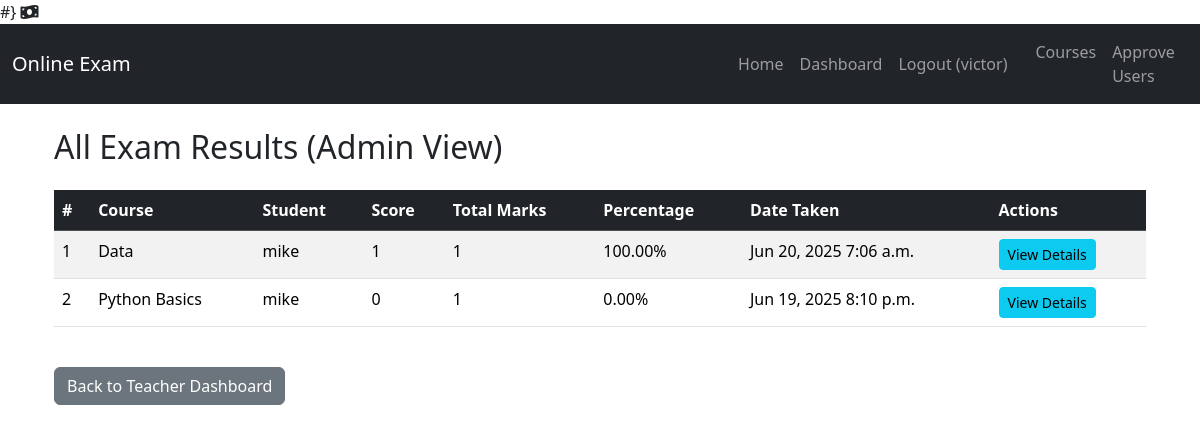
Before: /teacher/results/ (signed in) with the older database file.
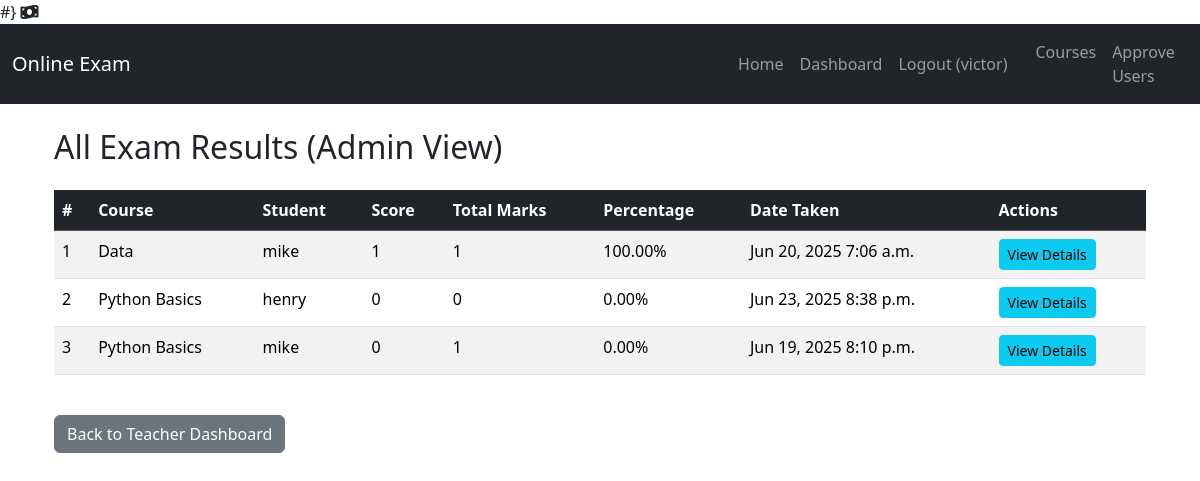
After: the same page with the newer database file.
### exam_app/models.py (models this page shows, shortened)
class Result(models.Model):
    student = models.ForeignKey(User, on_delete=models.CASCADE, limit_choices_to={'is_student': True})
    course = models.ForeignKey(Course, on_delete=models.CASCADE)
    exam = models.OneToOneField(Exam, on_delete=models.CASCADE, primary_key=True) # One result per exam attempt
    score = models.IntegerField()
    total_marks = models.IntegerField()
    percentage = models.FloatField()
    date_achieved = models.DateTimeField(auto_now_add=True)
    class Meta:
        ordering = ['-date_achieved'] # Order results by most recent first

class Course(models.Model):
    name = models.CharField(max_length=200)
    description = models.TextField(blank=True)
    teacher = models.ForeignKey(User, on_delete=models.CASCADE, limit_choices_to={'is_teacher': True})
    is_active = models.BooleanField(default=True) # <-- Add this line
    time_limit_minutes = models.PositiveIntegerField(
        default=60, # Default to 60 minutes (1 hour)
        validators=[MinValueValidator(5), MaxValueValidator(240)], # Min 5 mins, Max 4 hours
        help_text="Time limit for the exam in minutes (e.g., 60 for 1 hour)."
    )
    created_at = models.DateTimeField(auto_now_add=True)
    updated_at = models.DateTimeField(auto_now=True)
    class Meta:
        unique_together = ('name', 'teacher') # Ensure a teacher cannot have two courses with the same name
        ordering = ['name']

class User(AbstractUser):
    is_student = models.BooleanField(default=False)
    is_teacher = models.BooleanField(default=False)
    approved = models.BooleanField(default=False)
    groups = models.ManyToManyField(
        'auth.Group',
        related_name='exam_app_users_groups', # Unique related_name for groups
        blank=True,
        help_text='The groups this user belongs to. A user will get all permissions granted to each of their groups.',
        related_query_name='user',
    )
    user_permissions = models.ManyToManyField(
        'auth.Permission',
        related_name='exam_app_users_permissions', # Unique related_name for user_permissions
        blank=True,
        help_text='Specific permissions for this user.',
        related_query_name='user',
    )

### exam_app/views.py (the view)
# urls.py: path('teacher/results/', views.teacher_results_dashboard, name='teacher_results_dashboard'),
def teacher_results_dashboard(request):
    if request.user.is_superuser or request.user.is_staff: # Admin/Staff can see all results
        results = Result.objects.all().select_related('student', 'course', 'exam').order_by('course__name', 'student__username', '-date_achieved')
        page_title = 'All Exam Results (Admin View)'
    else: # Regular Teacher sees only their courses
        teacher_courses = Course.objects.filter(teacher=request.user)
        results = Result.objects.filter(course__in=teacher_courses).select_related('student', 'course', 'exam').order_by('course__name', 'student__username', '-date_achieved')
        page_title = 'My Course Exam Results'
    context = {
        'results': results,
        'page_title': page_title
    }
    return render(request, 'teachers/teacher_results_dashboard.html', context)

### exam_app/templates/teachers/teacher_results_dashboard.html (shortened to what this page needs)
{% extends 'base.html' %}
{% block content %}
<div class="container mt-4">
    <h2 class="mb-4">{{ page_title }}</h2>
    {% if results %}
        <div class="table-responsive">
            <table class="table table-hover table-striped">
                <thead class="table-dark">
                    <tr>
                        <th>#</th>
                        <th>Course</th>
                        <th>Student</th>
                        <th>Score</th>
                        <th>Total Marks</th>
                        <th>Percentage</th>
                        <th>Date Taken</th>
                        <th>Actions</th>
                    </tr>
                </thead>
                <tbody>
                    {% for result in results %}
                    <tr>
                        <td>{{ forloop.counter }}</td>
                        <td>{{ result.course.name }}</td>
                        <td>{{ result.student.username }}</td>
                        <td>{{ result.score }}</td>
                        <td>{{ result.total_marks }}</td>
                        <td>{{ result.percentage|floatformat:2 }}%</td>
                        <td>{{ result.date_achieved|date:"M d, Y P" }}</td>
                        <td>
                            <a href="{% url 'exam_app:teacher_exam_detail_results' result.exam.pk %}" class="btn btn-info btn-sm">View Details</a>
                        </td>
                    </tr>
                    {% endfor %}
                </tbody>
            </table>
        </div>
    {% else %}
        <div class="alert alert-info" role="alert">
            No exam results available yet for your courses.
        </div>
    {% endif %}
    <div class="mt-4">
        <a href="{% url 'exam_app:teacher_dashboard' %}" class="btn btn-secondary">Back to Teacher Dashboard</a>
    </div>
</div>
{% endblock %}

Changed rows visible on the page:
added Result: course.name "Python Basics", student.username "henry", score "0", total_marks "0", percentage "0.00", date_achieved "Jun 23, 2025 8:38 p.m."
